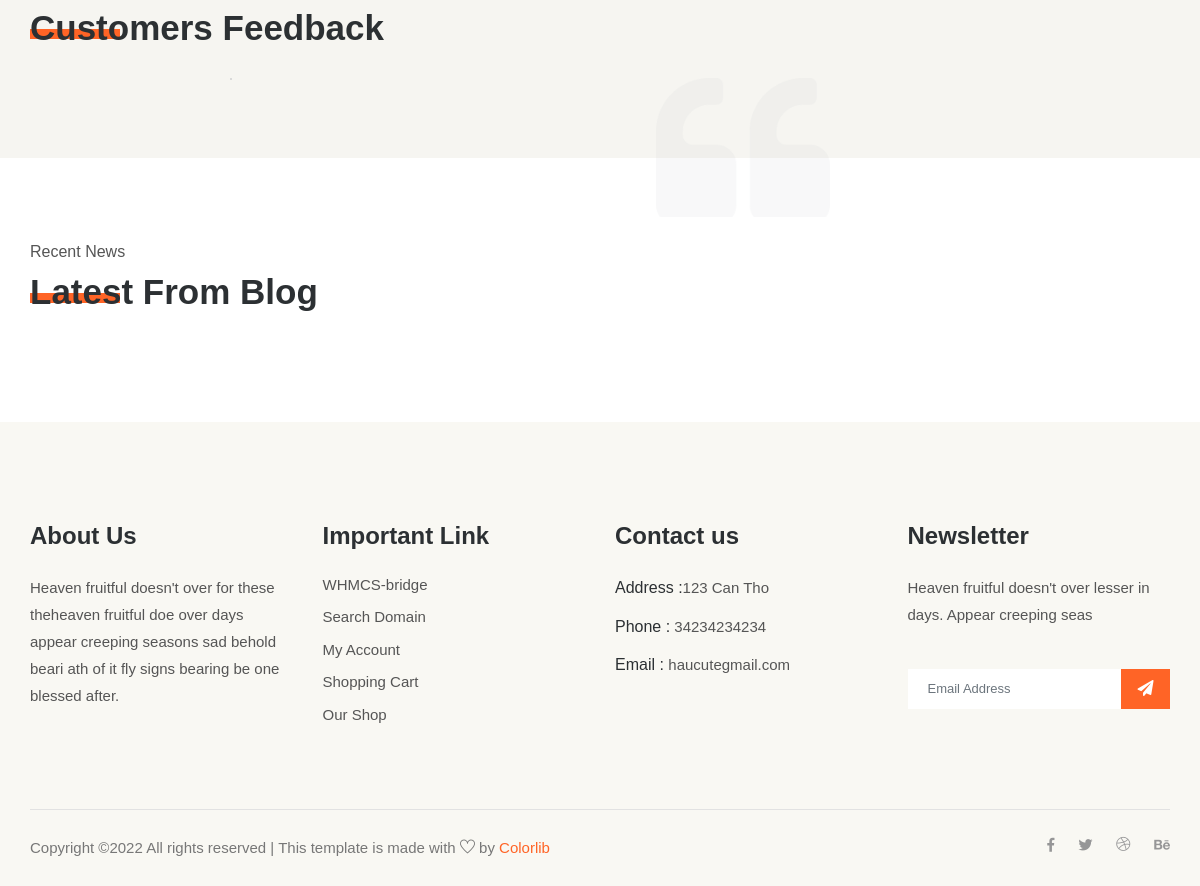
Before: / (lower part) with the older database file.
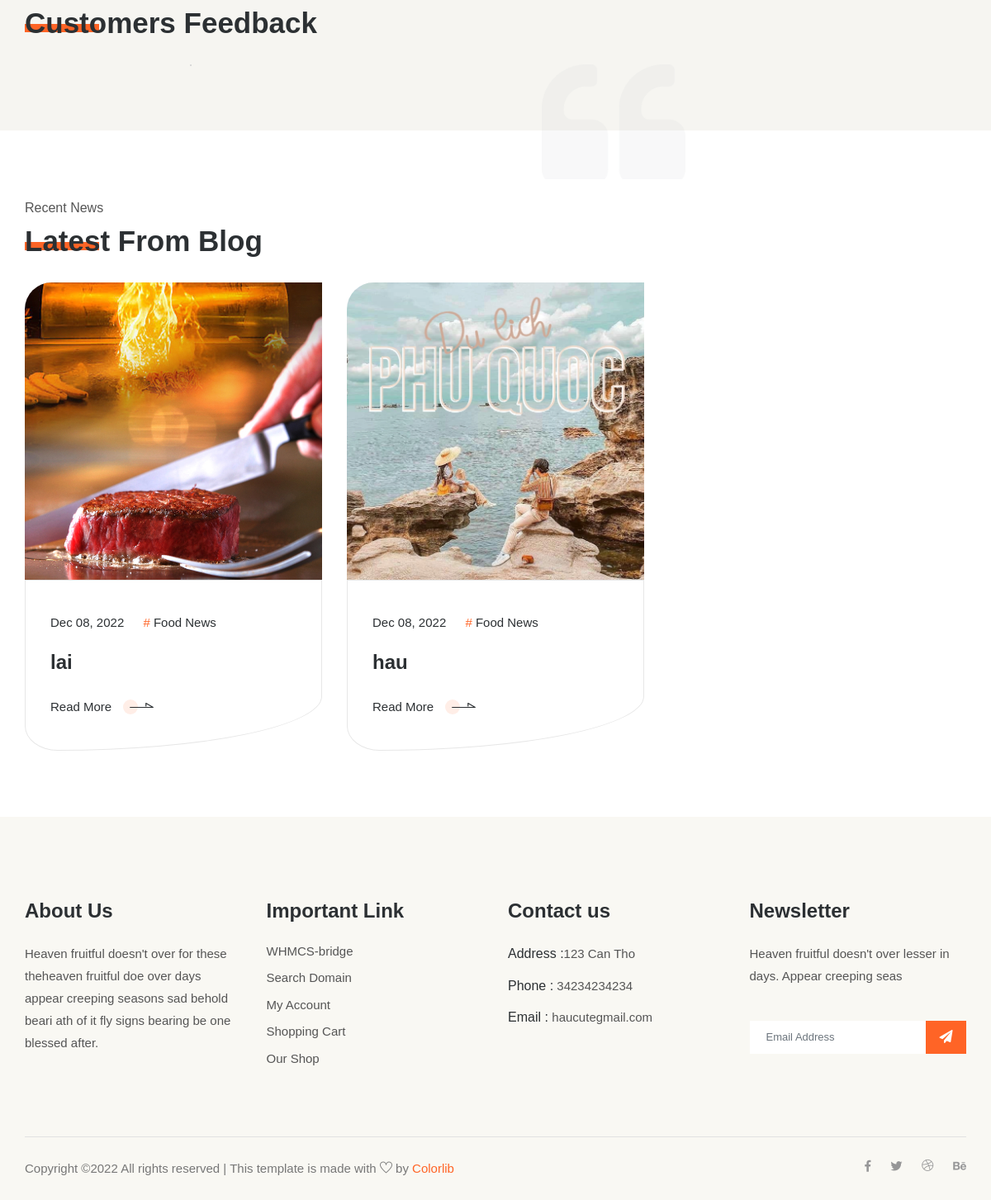
After: the same page with the newer database file.
### contact/models.py (models this page shows, shortened)
class ContactInfo(models.Model):
    address = models.CharField('Địa chỉ', max_length=100)
    phoneNumber = models.CharField('Số điện thoại', max_length=11)
    email = models.CharField('Email', null=True, max_length=100)
    coordinates = models.TextField('Vị trí trên bản đồ', null=True)
    class Meta:
        verbose_name = _("Thông tin liên hệ")
        verbose_name_plural = _("Thông tin liên hệ")

### blog/models.py (models this page shows, shortened)
class blog(models.Model):
    STATUS = (
        (0,"Bản thảo"),
        (1,"Bản hoàn chỉnh")
    )
    author     = models.ForeignKey(author, on_delete=models.CASCADE, null=True)
    title      = models.CharField('Tiêu đề', max_length=1000)
    created_at = models.DateTimeField('Ngày đăng')
    image      = models.ImageField('Ảnh đại diện bài viết')
    content    = RichTextUploadingField('Nội dung')
    status     = models.IntegerField('Trạng thái', choices=STATUS, default=0)
    note       = models.TextField('Ghi chú', null=True)
    class Meta:
        ordering = ['-id']
        verbose_name = _("Bài viết")
        verbose_name_plural = _("Bài viết")
    def image_tag(self):
        return mark_safe('<img src="{}" height="50", width="90px";/>'.format(self.image.url))
    image_tag.short_description='Image'

### home/views.py (the view, shortened to what this page needs)
# urls.py: path('', views.home, name='home'),
def home(request):
	data = Reservations()
	latestPosts = blog.objects.all().order_by('-id')[0:4]
	chefs 		= Chefs.objects.all().order_by('-id')[0:3]
	ourHistory  = History.objects.all()
	feedback    = Feedback.objects.all().order_by('-id')[0:5]
	contactInfo = ContactInfo.objects.get(pk=1)
	special = Special.objects.all().order_by('-id')[0:6]
	breakfast = Breakfast.objects.all().order_by('-id')[0:6]
	lunch = Lunch.objects.all().order_by('-id')[0:6]
	dinner = Dinner.objects.all().order_by('-id')[0:6]
	return render(
		request=request,
		template_name = "home.html",
		context={
			'latestPosts': latestPosts,
			'chefs': chefs,
			'ourHistory': ourHistory,
			'feedback': feedback,
			'contactInfo': contactInfo,
			'special': special,
            'breakfast': breakfast,
            'lunch': lunch,
            'dinner': dinner,
		}
	)

### templates/home.html (shortened to what this page needs)
<!doctype html>
<html lang="en">
{% load static %}
{% load humanize %}
{% include 'head.html' %}
<body>
    <section class="review_part gray_bg section_padding">
        <div class="container">
            <div class="row">
                <div class="col-xl-5">
                    <div class="section_tittle">
                        <h2>Customers Feedback</h2>
                    </div>
                </div>
            </div>
        </div>
    </section>
    <section class="blog_item_section blog_section section_padding">
        <div class="container">
            <div class="row">
                <div class="col-xl-5">
                    <div class="section_tittle">
                        <p>Recent News</p>
                        <h2>Latest From Blog</h2>
                    </div>
                </div>
            </div>
            <div class="row">
                {% for recentPost in latestPosts %}
                    <div class="col-sm-6 col-lg-4">
                        <div class="single_blog_item">
                            <div class="single_blog_img">
                                <a href="{% url 'postDetail' post_id=recentPost.id %}">
                                    <img src="{{recentPost.image.url}}" alt="" height="360" width="330" style="object-fit: cover; border-top-left-radius: 9%;">
                                </a>
                            </div>
                            <div class="single_blog_text">
                                <div class="date">
                                    <a class="date_item">{{recentPost.created_at| date:"M d, Y"}} </a>
                                    <a class="date_item"> <span>#</span> Food News </a>
                                </div>
                                <h3><a href="{% url 'postDetail' post_id=recentPost.id %}">{{recentPost.title|truncatewords:8}}</a></h3>
                                <a href="{% url 'postDetail' post_id=recentPost.id %}" class="btn_3">Read More <img src="{% static '' %}img/icon/left_1.svg" alt=""></a>
                            </div>
                        </div>
                    </div>
                {% endfor %}
            </div>
        </div>
    </section>
    <footer class="footer-area">
        <div class="container">
            <div class="row">
                <div class="col-xl-3 col-sm-6 col-md-3 col-lg-3">
                    <div class="single-footer-widget footer_1">
                        <h4>About Us</h4>
                        <p>Heaven fruitful doesn't over for these theheaven fruitful doe over days
                            appear creeping seasons sad behold beari ath of it fly signs bearing
                            be one blessed after.</p>
                    </div>
                </div>
                <div class="col-xl-3 col-sm-6 col-md-2 col-lg-3">
                    <div class="single-footer-widget footer_2">
                        <h4>Important Link</h4>
                        <div class="contact_info">
                            <ul>
                                <li><a href="#">WHMCS-bridge</a></li>
                                <li><a href="#"> Search Domain</a></li>
                                <li><a href="#">My Account</a></li>
                                <li><a href="#">Shopping Cart</a></li>
                                <li><a href="#"> Our Shop</a></li>
                            </ul>
                        </div>
                    </div>
                </div>
                <div class="col-xl-3 col-sm-6 col-md-3 col-lg-3">
                    <div class="single-footer-widget footer_2">
                        <h4>Contact us</h4>
                        <div class="contact_info">
                            <p><span> Address :</span>{{contactInfo.address}} </p>
                            <p><span> Phone :</span> {{contactInfo.phoneNumber}}</p>
                            <p><span> Email : </span>{{contactInfo.email}} </p>
                        </div>
                    </div>
                </div>
                <div class="col-xl-3 col-sm-6 col-md-4 col-lg-3">
                    <div class="single-footer-widget footer_3">
                        <h4>Newsletter</h4>
                        <p>Heaven fruitful doesn't over lesser in days. Appear creeping seas</p>
                        <form action="#">
                            <div class="form-group">
                                <div class="input-group mb-3">
                                    <input type="text" class="form-control" placeholder='Email Address'
                                        onfocus="this.placeholder = ''" onblur="this.placeholder = 'Email Address'">
                                    <div class="input-group-append">
                                        <button class="btn" type="button"><i class="fas fa-paper-plane"></i></button>
                                    </div>
                                </div>
                            </div>
                        </form>
                    </div>
                </div>
            </div>
            <div class="copyright_part_text">
                <div class="row">
                    <div class="col-lg-8">
                        <p class="footer-text m-0">
Copyright &copy;<script>document.write(new Date().getFullYear());</script> All rights reserved | This template is made with <i class="ti-heart" aria-hidden="true"></i> by <a href="https://colorlib.com" target="_blank">Colorlib</a>
</p>
                    </div>
                    <div class="col-lg-4">
                        <div class="copyright_social_icon text-right">
                            <a href="#"><i class="fab fa-facebook-f"></i></a>
                            <a href="#"><i class="fab fa-twitter"></i></a>
                            <a href="#"><i class="ti-dribbble"></i></a>
                            <a href="#"><i class="fab fa-behance"></i></a>
                        </div>
                    </div>
                </div>
            </div>
        </div>
    </footer>
</body>
</html>

### templates/head.html (shortened to what this page needs)
{% load static %}
<head>
    <link rel="stylesheet" href="{% static '' %}css/bootstrap.min.css">
    <link rel="stylesheet" href="{% static '' %}css/animate.css">
    <link rel="stylesheet" href="{% static '' %}css/owl.carousel.min.css">
    <link rel="stylesheet" href="{% static '' %}css/themify-icons.css">
    <link rel="stylesheet" href="{% static '' %}css/flaticon.css">
    <link rel="stylesheet" href="{% static '' %}css/magnific-popup.css">
    <link rel="stylesheet" href="{% static '' %}css/slick.css">
    <link rel="stylesheet" href="{% static '' %}css/gijgo.min.css">
    <link rel="stylesheet" href="{% static '' %}css/nice-select.css">
    <link rel="stylesheet" href="{% static '' %}css/all.css">
    <link rel="stylesheet" href="{% static '' %}css/style.css">
</head>

### static/css/all.css (style rules this page uses)
.fa, .fas, .far, .fal, .fab { -moz-osx-font-smoothing: grayscale; -webkit-font-smoothing: antialiased; display: inline-block; font-style: normal; font-variant: normal; text-rendering: auto; line-height: 1; }
.fa-behance:before { content: "\f1b4"; }
.fa-facebook-f:before { content: "\f39e"; }
.fa-paper-plane:before { content: "\f1d8"; }
.fa-twitter:before { content: "\f099"; }
.fab { font-family: 'Font Awesome 5 Brands'; }
.fa, .fas { font-family: 'Font Awesome 5 Free'; font-weight: 900; }

Changed rows visible on the page:
added blog: image (picture), created_at "Dec 08, 2022", title "lai"
added blog: image (picture), created_at "Dec 08, 2022", title "hau"
